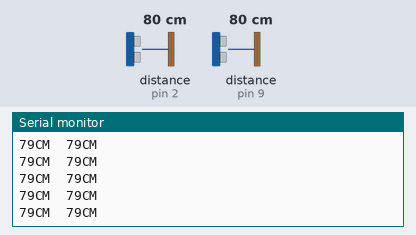
This sketch was run on a simulated Arduino Uno, built with avr-gcc and run on an emulated ATmega328P. Parts: the last lines printed to the serial monitor. Wiring (inferred from the names in the program): 2 × ultrasonic range finder: trigger pin 3, echo pin 2 / trigger pin 10, echo pin 9. The test bench sets the inputs (shaded band); at power-on: distance to the obstacle (sensors on pin 2, pin 9) 80 cm. The echo pulse lasts 58.3 µs per cm.

Above: at 1.2 s.
1.3 s: distance to the obstacle (sensor on pin 2) set to 2 cm
At 1.36 s:
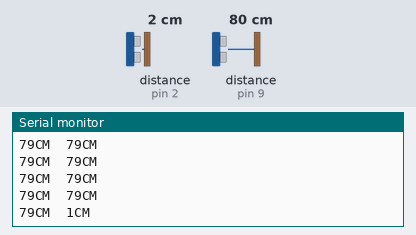
2.8 s: distance to the obstacle (sensor on pin 9) set to 18 cm
At 2.87 s:
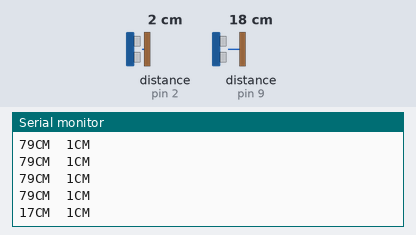
5.8 s: distance to the obstacle (sensor on pin 2) set to 120 cm
At 6.01 s:
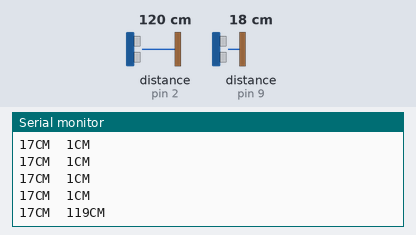
8.8 s: distance to the obstacle (sensor on pin 9) set to 9 cm
At 8.8 s:
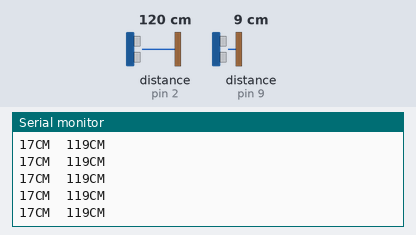
11.8 s: distance to the obstacle (sensor on pin 9) set to 14 cm
At 11.9 s:
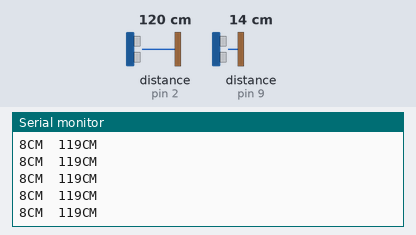
Timing chart, 0 to 14.8 s (numbered marks = the images above; inputs shaded):
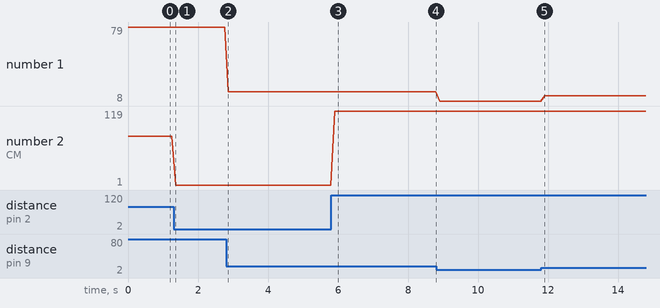

The sketch:

_2_ultrasonic_2_led.ino
```cpp
#define trigPin1 10
#define echoPin1 9
#define trigPin2 3
#define echoPin2 2

#define led1 11
#define led2 7
void setup() {
  // put your setup code here, to run once:

Serial.begin(9600);
pinMode(trigPin1, OUTPUT);
pinMode(echoPin1, INPUT);
pinMode(trigPin2, OUTPUT);
pinMode(echoPin2, INPUT);
//pinMode (led1, OUTPUT);
//pinMode(led2, OUTPUT);
}

void sensor1()
{
long duration1,distance1;
digitalWrite(trigPin1, HIGH);
delayMicroseconds(1000);
digitalWrite(trigPin1, LOW);
duration1=pulseIn(echoPin1,HIGH);
distance1=(duration1/2)/29.1;

if(distance1<11)
digitalWrite(led1, HIGH);
else
digitalWrite(led1, LOW);

Serial.print(distance1);
Serial.print("CM");
Serial.print("\t");
}

void sensor2()
{
long duration2,distance2;
digitalWrite(trigPin2, HIGH);
delayMicroseconds(1000);
digitalWrite(trigPin2, LOW);
duration2=pulseIn(echoPin2,HIGH);
distance2=(duration2/2)/29.1;

if(distance2<11)
digitalWrite(led2, HIGH);
else
digitalWrite(led2, LOW);

Serial.print(distance2);
Serial.println("CM");

}
void loop() {
sensor1();
sensor2();
delay(100);
  // put your main code here, to run repeatedly:

}
```

Measured:
- after the input at 1.3 s, the serial monitor: prints a new line after 0.06 s (image 1)
- after the input at 2.8 s, the serial monitor: prints a new line after 0.07 s (image 2)
- after the input at 5.8 s, the serial monitor: prints a new line after 0.10 s (image 3)
- plotted number 1: 79 → 17 after the input at 2.8 s, 17 → 8 after the input at 8.8 s, 8 → 13 after the input at 11.8 s
- plotted number 2: 79 → 1 after the input at 1.3 s, 1 → 119 after the input at 5.8 s
